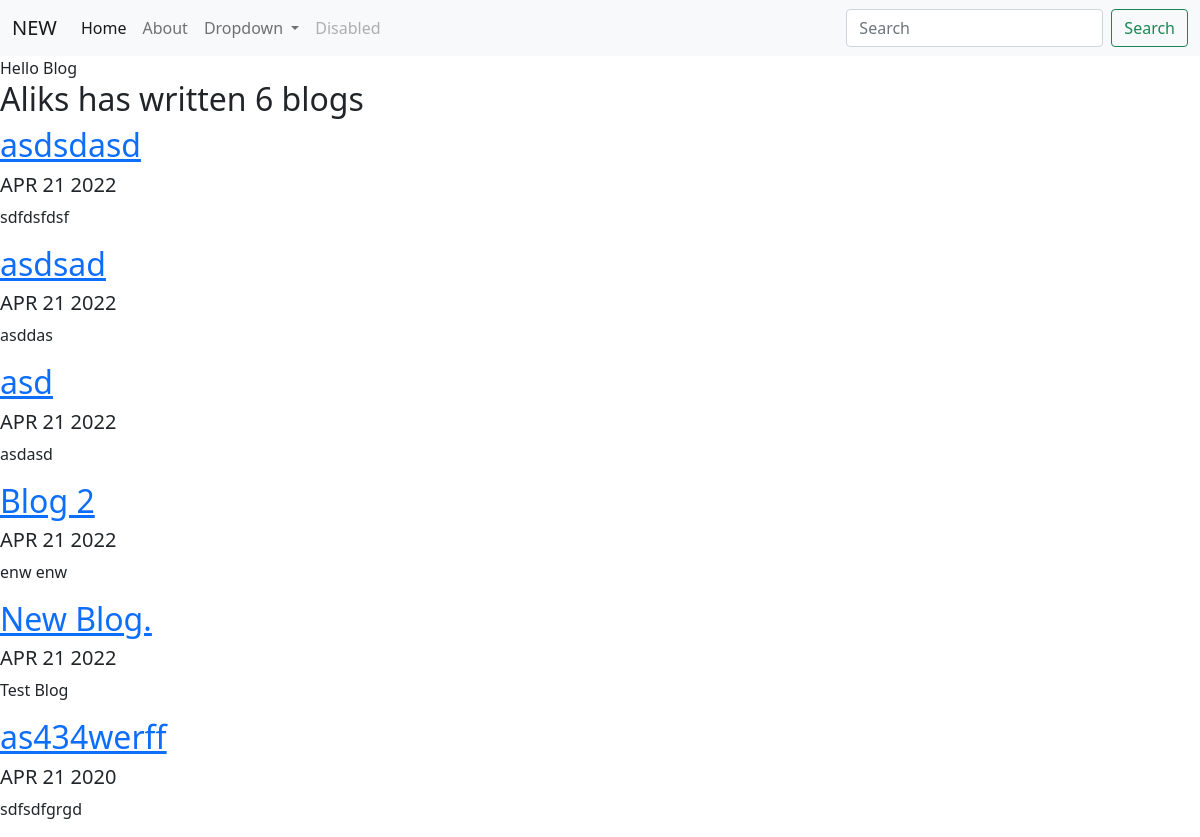
Page /blog/ on the earlier database version.
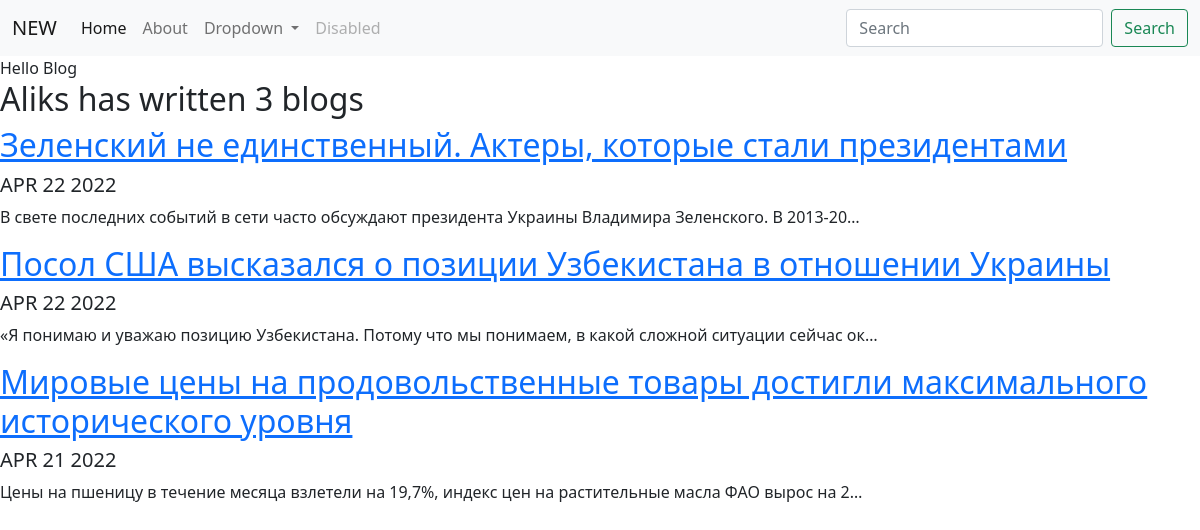
Same page on the later database version.
### blog/models.py (models this page shows, shortened)
class Blog(models.Model):
    title = models.CharField(max_length=200)
    description = models.TextField()
    date = models.DateField()

### blog/views.py (the view)
# urls.py: path('', views.all_blogs, name='all_blogs'),
def all_blogs(request):
    blogs = Blog.objects.order_by('-date')
    return render(request, 'blog/all_blogs.html', {'blogs': blogs})

### blog/templates/blog/all_blogs.html
{% extends 'portfolio/base.html' %}
{% load static %}
{% block content %}
Hello Blog
<h2>Aliks has written {{ blogs.count }} blog{{ blogs.count|pluralize }}</h2>
{% for blog in blogs %}
<a href="{% url 'blog:detail' blog.id %}"><h2>{{ blog.title }}</h2></a>
<h5>{{ blog.date|date:'M d Y'|upper }}</h5>
<p>{{ blog.description|striptags|truncatechars:100 }}</p>
{% endfor %}
{% endblock %}

### portfolio/templates/portfolio/base.html (shortened to what this page needs)
{% load static %}
<!doctype html>
<html lang="en">
  <head>
    <link href="https://cdn.jsdelivr.net/npm/bootstrap@5.1.3/dist/css/bootstrap.min.css" rel="stylesheet">
  </head>
  <body>
  <nav class="navbar navbar-expand-lg navbar-light bg-light">
  <div class="container-fluid">
    <a class="navbar-brand" href="#">NEW</a>
    <div class="collapse navbar-collapse" id="navbarSupportedContent">
      <ul class="navbar-nav me-auto mb-2 mb-lg-0">
        <li class="nav-item">
          <a class="nav-link active" aria-current="page" href="#">Home</a>
        </li>
        <li class="nav-item">
          <a class="nav-link" href="#">About</a>
        </li>
        <li class="nav-item dropdown">
          <a class="nav-link dropdown-toggle" href="#" id="navbarDropdown" role="button" data-bs-toggle="dropdown" aria-expanded="false">
            Dropdown
          </a>
        </li>
        <li class="nav-item">
          <a class="nav-link disabled">Disabled</a>
        </li>
      </ul>
      <form class="d-flex">
        <input class="form-control me-2" type="search" placeholder="Search" aria-label="Search">
        <button class="btn btn-outline-success" type="submit">Search</button>
      </form>
    </div>
  </div>
</nav>
{% block content %}{% endblock %}
  </body>
</html>

Differences in the rows shown:
removed Blog: title "asdsdasd", date "APR 21 2022", description "sdfdsfdsf"
removed Blog: title "asdsad", date "APR 21 2022", description "asddas"
removed Blog: title "asd", date "APR 21 2022", description "asdasd"
removed Blog: title "Blog 2", date "APR 21 2022", description "enw enw"
removed Blog: title "as434werff", date "APR 21 2020", description "sdfsdfgrgd"
added Blog: title "Зеленский не единственный. Актеры, которые стали президентами", date "APR 22 2022", description "В свете последних событий в сети часто обсуждают президента Украины Владимира Зеленского. В 2013-20…"
added Blog: title "Посол США высказался о позиции Узбекистана в отношении Украины", date "APR 22 2022", description "«Я понимаю и уважаю позицию Узбекистана. Потому что мы понимаем, в какой сложной ситуации сейчас ок…"
changed Blog: title "New Blog." → "Мировые цены на продовольственные товары достигли максимального исторического уровня"; description "Test Blog" → "Цены на пшеницу в течение месяца взлетели на 19,7%, индекс цен на растительные масла ФАО вырос на 2…"
Other differences:
{{ blogs.count }}: "6" → "3"
